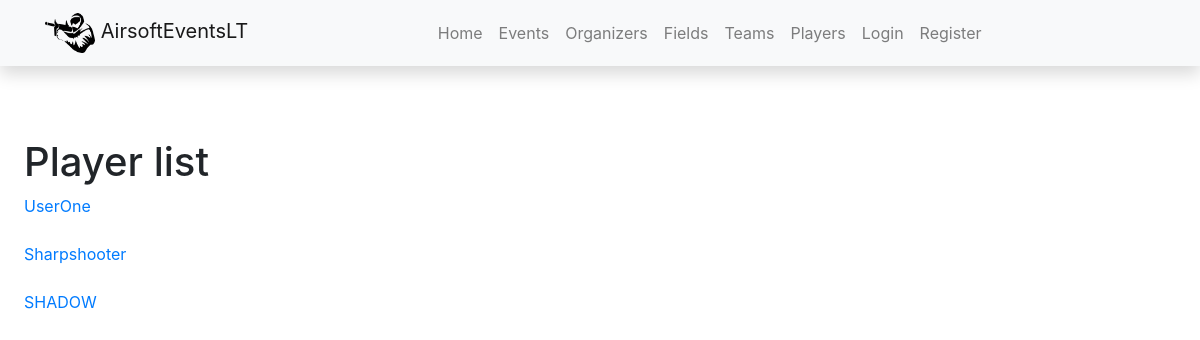
The page /teams/players/ on the database as committed earlier.
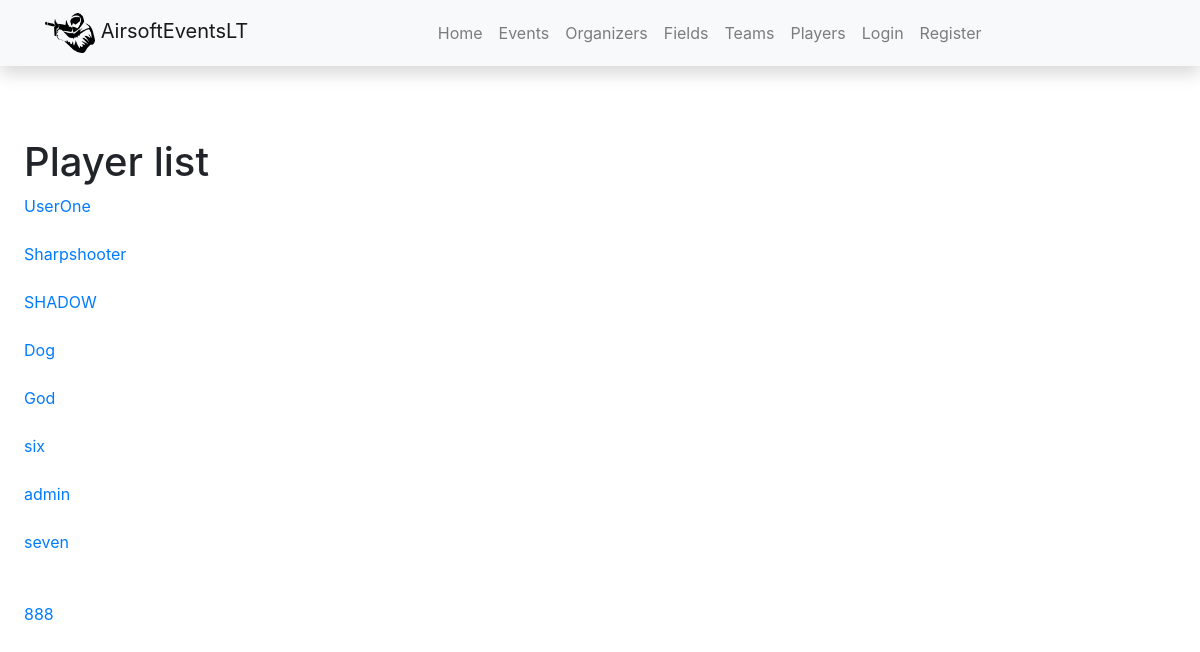
The same page on the database as committed later.
### teams/models.py (models this page shows, shortened)
class Player(models.Model):
    profile = models.OneToOneField(Profile, related_name='player',on_delete=models.CASCADE, null=True, blank=True)
    n_name = models.CharField('Nickname of the player', max_length=150)
    picture = models.ImageField(default="profile_pics/defaulf.png", upload_to="profile_pics")
    team = models.ForeignKey("Team", related_name='team_players', on_delete=models.SET_NULL, null=True, default=Team.get_default_pk)
    games_played = models.IntegerField(null=True, blank=True)
    player_from = models.CharField('Town where player is from', max_length=150)
    date_of_birth = models.DateField(null=True, blank=True)
    team_leader = models.BooleanField(default=False)
    class Meta:
        verbose_name = _("Player")
        verbose_name_plural = _("Players")

### teams/views.py (the view)
# urls.py: path('players/', views.PlayerListView.as_view(), name='players'),
class PlayerListView(generic.ListView):
    model = Player
    context_object_name = 'players'
    template_name = 'players.html'

### teams/templates/players.html
{% extends "base.html" %}
{% load i18n %}
{% block content %}
<div class='indented'>
<h1>Player list</h1>
{% if players %}
<div>
    {% for player in players %}
    <a href={{ player.id }}><div> {{ player.n_name }} </div></a>
    <br>
    {% endfor %}
</div>
{% else %}
<div> No players yet </div>
{% endif %}
</div>
{% endblock %}

Rows that differ between the two databases and show on the page:
added Player: n_name "Dog"
added Player: n_name "God"
added Player: n_name "six"
added Player: n_name "admin"
added Player: n_name "seven"
added Player: n_name "888"
